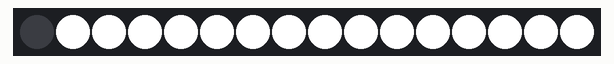
Simulated run of this sketch. Board: Arduino Uno, built with avr-gcc and run on an emulated ATmega328P. Shown: 16 RGB LEDs in strip order, left to right. Dim RGB values are drawn brighter than linear; random numbers use the default seed unless the sketch sets one.

Above: at 0.15 s.
At 1.67 s:
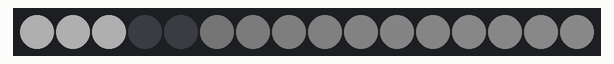
At 14.09 s:
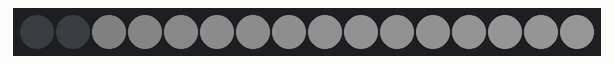
At 18.33 s:
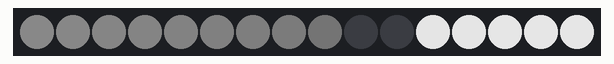
At 25.0 s:
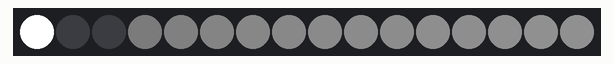
At 39.24 s:
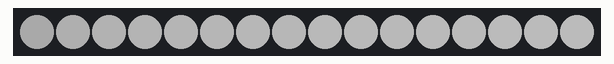

The sketch:

controller_06.ino
```cpp
#include "Tlc5940.h"
#include "datatypes.h"
#define QTY 16

unsigned int buffer[QTY];
const char WAIT = 0;
const char GO = 1;

unsigned int WAIT_DELAY = 100; // si 0 se caga...

const int BACKWARDS = -1;
const int FORWARD   = 1;
int speedo = 1;
int minWait = 1000;
int maxWait = 2000;

Playhead p = { 1, 0, 1, GO, WAIT_DELAY};
struct Led leds[16];

void setup()
{
  Tlc.init(4095);
  for (char i = 0; i < QTY; i++){
    leds[i].value = 4095;
    leds[i].decay = 2;
  }
}

unsigned long lastTime = 0;
unsigned int waitDelay = 100;

void loop()
{
  if(millis() - lastTime > speedo){
    updatePlayhead(&p);
    lastTime = millis();
  }
  updateLeds(leds, &p);
  render(leds, QTY);
  delayMicroseconds(25);
};

void updatePlayhead(Playhead * p)
{
  switch (p->state) {
    case WAIT:
      p->waitCounter --;
      if(p->waitCounter <= 0) {
        switch (p->dir)
        {
          case FORWARD:
            p->dir = BACKWARDS;
          break;
          case BACKWARDS:
            p->dir = FORWARD;
          break;
        }
        p->waitCounter = random(minWait,maxWait);
        p->state = GO;
      }
    break;

    case GO:
     switch (p->dir){
       case FORWARD:
        p->pos += 1;
        if(p->pos == 255)
        {
          p->state = WAIT;
        }
      break;

      case BACKWARDS:
        p->pos += -1;
        if(p->pos == 0)
        {
          p->state = WAIT;
        }
      break;
     }
    break;
  }
};

void updateLeds(struct Led leds[] , Playhead * p){

  int value;

  if(p->dir == BACKWARDS) value = backwards[p->pos];
  if(p->dir == FORWARD)   value = QTY - 1  - forward[p->pos];

  for(int i = 0 ; i < QTY ; i ++)
  {
    if(i == value)
    {
      leds[i].value = 0;
    }else
    {
      leds[i].value = constrain(leds[i].value + leds[i].decay, 0, 4095); // la logica esta invertida
    }
  }
};


void render(struct Led leds[], int l)
{
  for(int i = 0; i < l ; i ++)
  {
    Tlc.set(i, leds[i].value);
  }
  Tlc.update();
};
```

Source omitted: datatypes.h (data table, 1897 bytes)
